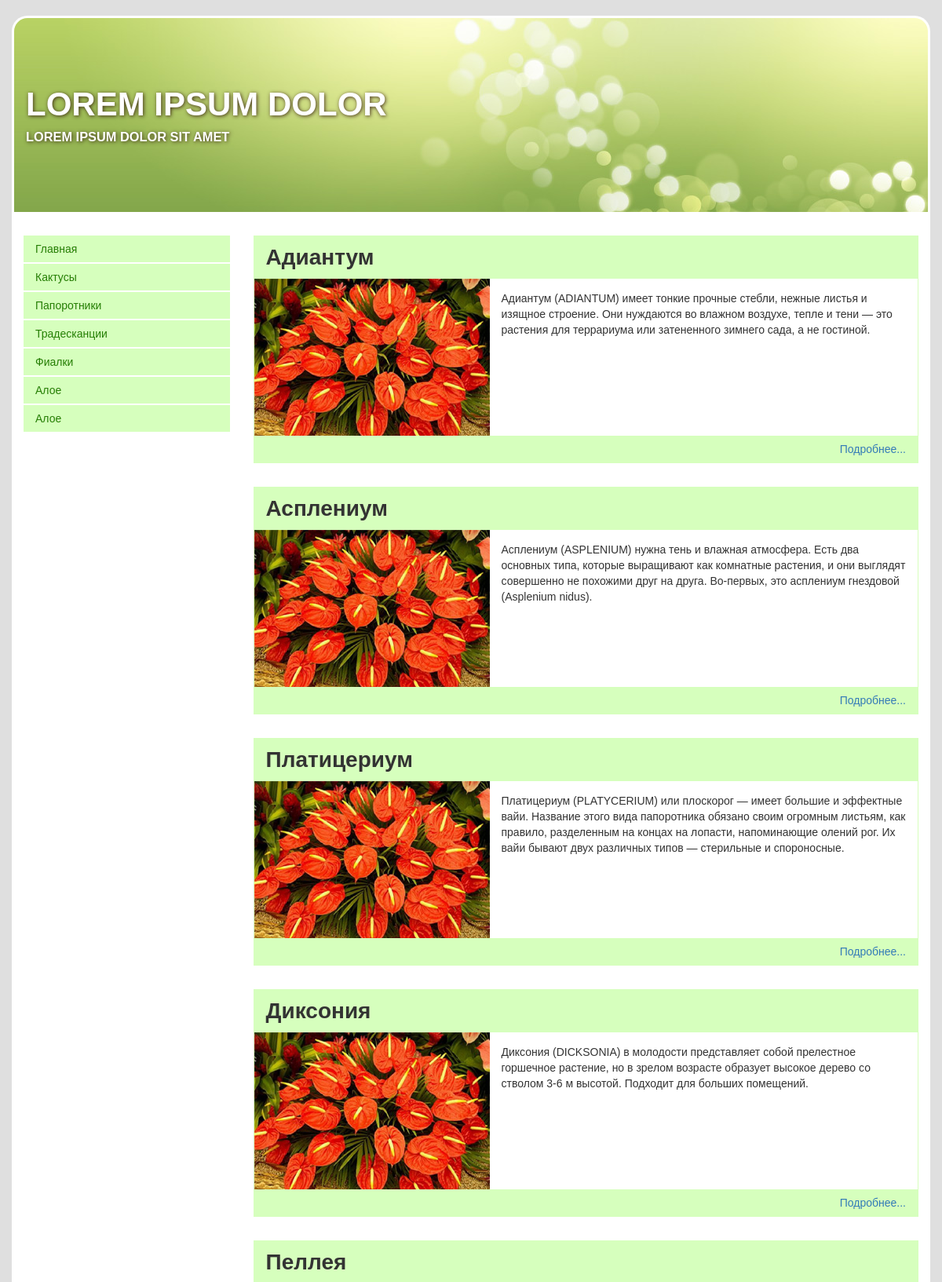
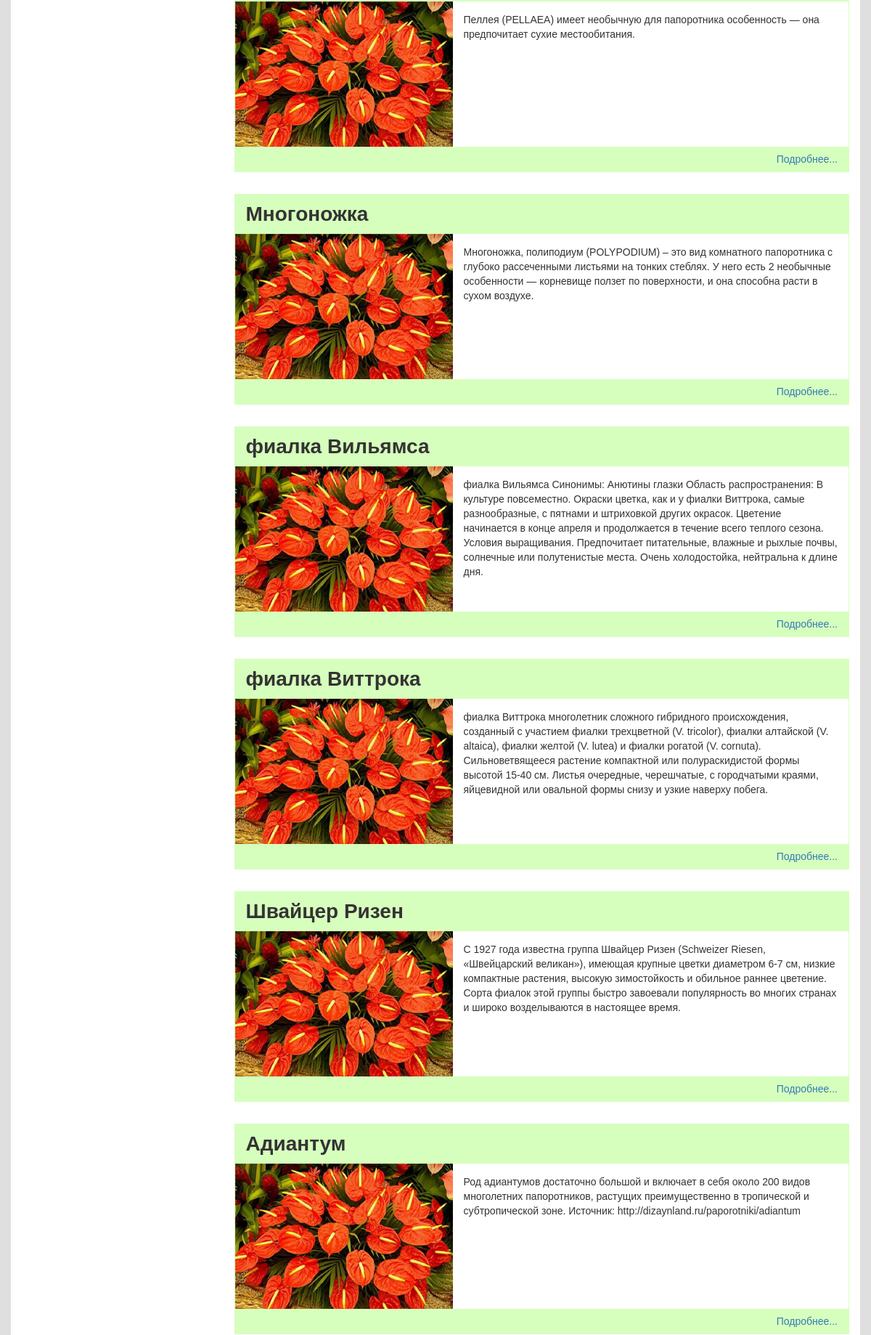
The page / (upper part) on the database its author committed (2 pictures, top to bottom).
### tables this page shows
CREATE TABLE IF NOT EXISTS `categories` (
  `id` int(11) NOT NULL AUTO_INCREMENT,
  `category_name` varchar(255) DEFAULT NULL,
  `category_description` text,
  `category_image` varchar(255) DEFAULT NULL,
  PRIMARY KEY (`id`)
);

CREATE TABLE IF NOT EXISTS `articles` (
  `id` int(11) NOT NULL AUTO_INCREMENT,
  `id_category` int(2) DEFAULT NULL,
  `article_name` varchar(255) DEFAULT NULL,
  `article_text` text,
  `article_keywords` text,
  `article_description` text,
  `article_image` varchar(255) DEFAULT NULL,
  PRIMARY KEY (`id`),
  KEY `id_category` (`id_category`)
);

### index.php (the view)
 <?php include "header.php";?>
<?php include "content.php";?>
	<?php
	$query_articles = mysql_query("select * from articles" , $db);
	while($array_articles = mysql_fetch_array($query_articles)){
		 echo "<article>
                 <h1>" . $array_articles[article_name] . "</h1>
                 <div class='photo'>
                     <img src='images/" . $array_articles[article_image] . "'> .
                 </div>
                 <div class='text'>
                     <p>" . $array_articles[article_text] . "
                     </p>
                 </div>
			  <div class='separator'></div>
                <div class='more'><a href='more.php?article_id=" . $array_articles[id] . "'>Подробнее...</a></div>
             </article>";
	}
	?>
<?php include "footer.php";?>

### content.php
<div class="row content">
<div class="left col-lg-3 col-md-3 col-sm-4 col-xs-12">
	<ul class="menu">
		<?php
			$query_Category = mysql_query("select id , category_name from categories" , $db);
		 ?>
			<li><a href="index.php">Главная</a></li>
		<?php
			while($array_Category = mysql_fetch_array($query_Category)){
			echo "<li><a href='category.php?cat_id=" . $array_Category[id] . " '> ";
			echo $array_Category[category_name] . "</a></li>";
			}
		?>
	</ul>
</div>
<div class="right col-lg-9 col-md-9 col-sm-8 col-xs-12">

### styles/style.css (style rules this page uses)
* { margin:0; padding:0; }
body { font-family: Arial, sans-serif; background-color: #dfdfdf; }
h1, h3 { margin:0; padding:0; }
.content { padding: 15px 0; background-color: #fff; }
article { border: rgba(202, 255, 169, 0.76) 1px solid; margin: 15px 0; width:49%; float:left; margin-right:15px }
article:nth-child(even) { margin-right:0 }
article h1, article .more { background-color: rgba(202, 255, 169, 0.76); padding: 7px 15px }
article .photo { height: 200px; overflow: hidden; }
.photo img { width: 100%; }
.text { padding: 15px; }
.more { text-align: right }
.menu { list-style-type:none; margin:15px 0; padding:0; }
.menu li { background-color: rgba(202, 255, 169, 0.76); }
.menu li a { display:block; padding: 7px 15px; color:#257e04; border-bottom: 2px solid #fff; }

### styles/media.css (style rules this page uses)
@media only screen and (max-width : 1200px) { article { width:100%; overflow: hidden; } }
@media only screen and (max-width : 1200px) { article .photo { height: 200px; width: 300px; float:left; margin-right: 15px; } }

### rows shown on the page
categories: category_name "Кактусы"
categories: category_name "Папоротники"
categories: category_name "Традесканции"
categories: category_name "Фиалки"
categories: category_name "Алое"
categories: category_name "Алое"
articles: article_name "Адиантум", article_image (picture), article_text "Адиантум (ADIANTUM) имеет тонкие прочные стебли, нежные листья и изящное строение. Они нуждаются во влажном воздухе, тепле и тени — это растения для террариума или затененного зимнего сада, а не гостиной."
articles: article_name "Асплениум", article_image (picture), article_text "Асплениум (АSPLENIUM) нужна тень и влажная атмосфера. Есть два основных типа, которые выращивают как комнатные растения, и они выглядят совершенно не похожими друг на друга. Во-первых, это асплениум гнездовой (Asplenium nidus)."
articles: article_name "Платицериум", article_image (picture), article_text "Платицериум (PLATYCERIUM) или плоскорог — имеет большие и эффектные вайи. Название этого вида папоротника обязано своим огромным листьям, как правило, разделенным на концах на лопасти, напоминающие олений рог. Их вайи бывают двух различных типов — стерильные и спороносные."
articles: article_name "Диксония", article_image (picture), article_text "Диксония (DICKSONIА) в молодости представляет собой прелестное горшечное растение, но в зрелом возрасте образует высокое дерево со стволом 3-6 м высотой. Подходит для больших помещений."
articles: article_name "Пеллея", article_image (picture), article_text "Пеллея (PELLAEA) имеет необычную для папоротника особенность — она предпочитает сухие местообитания."
articles: article_name "Многоножка", article_image (picture), article_text "Многоножка, полиподиум (POLYPODIUM) – это вид комнатного папоротника с глубоко рассеченными листьями на тонких стеблях. У него есть 2 необычные особенности — корневище ползет по поверхности, и она способна расти в сухом воздухе."
articles: article_name "фиалка Вильямса", article_image (picture), article_text "фиалка Вильямса Синонимы: Анютины глазки Область распространения: В культуре повсеместно. Окраски цветка, как и у фиалки Виттрока, самые разнообразные, с пятнами и штриховкой других окрасок. Цветение начинается в конце апреля и продолжается в течение всего теплого сезона. Условия выращивания. Предпочитает питательные, влажные и рыхлые почвы, солнечные или полутенистые места. Очень холодостойка, нейтральна к длине дня."
articles: article_name "фиалка Виттрока", article_image (picture), article_text "фиалка Виттрока многолетник сложного гибридного происхождения, созданный с участием фиалки трехцветной (V. tricolor), фиалки алтайской (V. altaica), фиалки желтой (V. lutea) и фиалки рогатой (V. cornuta). Сильноветвящееся растение компактной или полураскидистой формы высотой 15-40 см. Листья очередные, черешчатые, с городчатыми краями, яйцевидной или овальной формы снизу и узкие наверху побега."
articles: article_name "Швайцер Ризен", article_image (picture), article_text "С 1927 года известна группа Швайцер Ризен (Schweizer Riesen, «Швейцарский великан»), имеющая крупные цветки диаметром 6-7 см, низкие компактные растения, высокую зимостойкость и обильное раннее цветение. Сорта фиалок этой группы быстро завоевали популярность во многих странах и широко возделываются в настоящее время."
articles: article_name "Адиантум", article_image (picture), article_text "Род адиантумов достаточно большой и включает в себя около 200 видов многолетних папоротников, растущих преимущественно в тропической и субтропической зоне. Источник: http://dizaynland.ru/paporotniki/adiantum"
